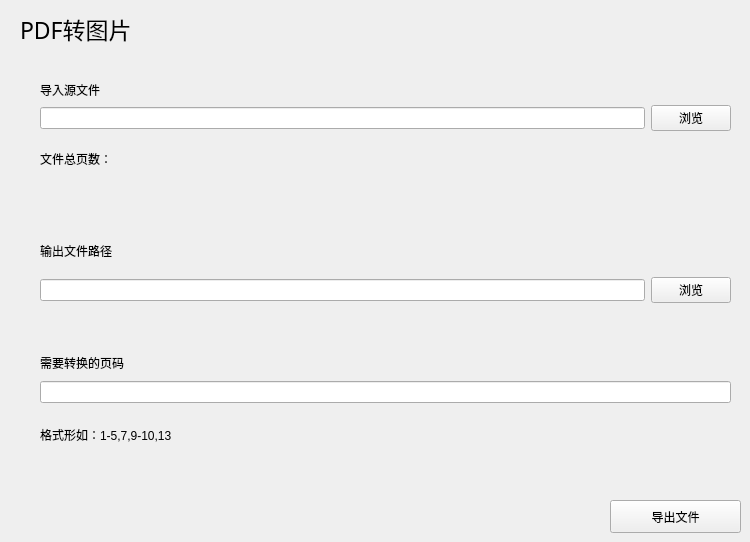
     <widget class="QWidget" name="page_4">
      <widget class="CardWidget" name="CardWidget_12">
       <property name="geometry">
        <rect>
         <x>30</x>
         <y>340</y>
         <width>711</width>
         <height>131</height>
        </rect>
       </property>
       <widget class="QWidget" name="layoutWidget_11">
        <property name="geometry">
         <rect>
          <x>10</x>
          <y>10</y>
          <width>691</width>
          <height>111</height>
         </rect>
        </property>
        <layout class="QVBoxLayout" name="verticalLayout_20">
         <item>
          <layout class="QVBoxLayout" name="verticalLayout_21">
           <item>
            <widget class="SubtitleLabel" name="SubtitleLabel_12">
             <property name="text">
              <string>需要转换的页码</string>
             </property>
            </widget>
           </item>
           <item>
            <layout class="QHBoxLayout" name="horizontalLayout_16">
             <item>
              <widget class="LineEdit" name="LineEdit_13"/>
             </item>
            </layout>
           </item>
          </layout>
         </item>
         <item>
          <layout class="QVBoxLayout" name="verticalLayout_22">
           <item>
            <widget class="BodyLabel" name="BodyLabel_8">
             <property name="text">
              <string>格式形如：1-5,7,9-10,13</string>
             </property>
            </widget>
           </item>
          </layout>
         </item>
        </layout>
       </widget>
      </widget>
      <widget class="PushButton" name="pushButton_11">
       <property name="geometry">
        <rect>
         <x>610</x>
         <y>500</y>
         <width>131</width>
         <height>33</height>
        </rect>
       </property>
       <property name="text">
        <string>导出文件</string>
       </property>
      </widget>
      <widget class="CardWidget" name="CardWidget_13">
       <property name="geometry">
        <rect>
         <x>30</x>
         <y>70</y>
         <width>711</width>
         <height>121</height>
        </rect>
       </property>
       <widget class="QWidget" name="layoutWidget_12">
        <property name="geometry">
         <rect>
          <x>10</x>
          <y>11</y>
          <width>691</width>
          <height>100</height>
         </rect>
        </property>
        <layout class="QVBoxLayout" name="verticalLayout_23">
         <item>
          <widget class="SubtitleLabel" name="SubtitleLabel_13">
           <property name="text">
            <string>导入源文件</string>
           </property>
          </widget>
         </item>
         <item>
          <layout class="QHBoxLayout" name="horizontalLayout_17">
           <item>
            <widget class="LineEdit" name="LineEdit_6"/>
           </item>
           <item>
            <widget class="PushButton" name="pushButton_12">
             <property name="text">
              <string>浏览</string>
             </property>
            </widget>
           </item>
          </layout>
         </item>
         <item>
          <widget class="BodyLabel" name="BodyLabel_10">
           <property name="sizePolicy">
            <sizepolicy hsizetype="Expanding" vsizetype="Expanding">
             <horstretch>0</horstretch>
             <verstretch>0</verstretch>
            </sizepolicy>
           </property>
           <property name="text">
            <string>文件总页数：</string>
           </property>
           <property name="textFormat">
            <enum>Qt::AutoText</enum>
           </property>
          </widget>
         </item>
        </layout>
       </widget>
      </widget>
      <widget class="TitleLabel" name="TitleLabel_6">
       <property name="geometry">
        <rect>
         <x>20</x>
         <y>10</y>
         <width>151</width>
         <height>38</height>
        </rect>
       </property>
       <property name="font">
        <font>
         <family>Microsoft YaHei</family>
         <pointsize>17</pointsize>
         <weight>50</weight>
         <bold>false</bold>
        </font>
       </property>
       <property name="text">
        <string>PDF转图片</string>
       </property>
      </widget>
      <widget class="CardWidget" name="CardWidget_14">
       <property name="geometry">
        <rect>
         <x>30</x>
         <y>220</y>
         <width>711</width>
         <height>91</height>
        </rect>
       </property>
       <widget class="QWidget" name="layoutWidget_13">
        <property name="geometry">
         <rect>
          <x>10</x>
          <y>10</y>
          <width>691</width>
          <height>73</height>
         </rect>
        </property>
        <layout class="QVBoxLayout" name="verticalLayout_24">
         <item>
          <widget class="SubtitleLabel" name="SubtitleLabel_14">
           <property name="text">
            <string>输出文件路径</string>
           </property>
          </widget>
         </item>
         <item>
          <layout class="QHBoxLayout" name="horizontalLayout_18">
           <item>
            <widget class="LineEdit" name="LineEdit_14"/>
           </item>
           <item>
            <widget class="PushButton" name="pushButton_13">
             <property name="text">
              <string>浏览</string>
             </property>
            </widget>
           </item>
          </layout>
         </item>
        </layout>
       </widget>
      </widget>
     </widget>
